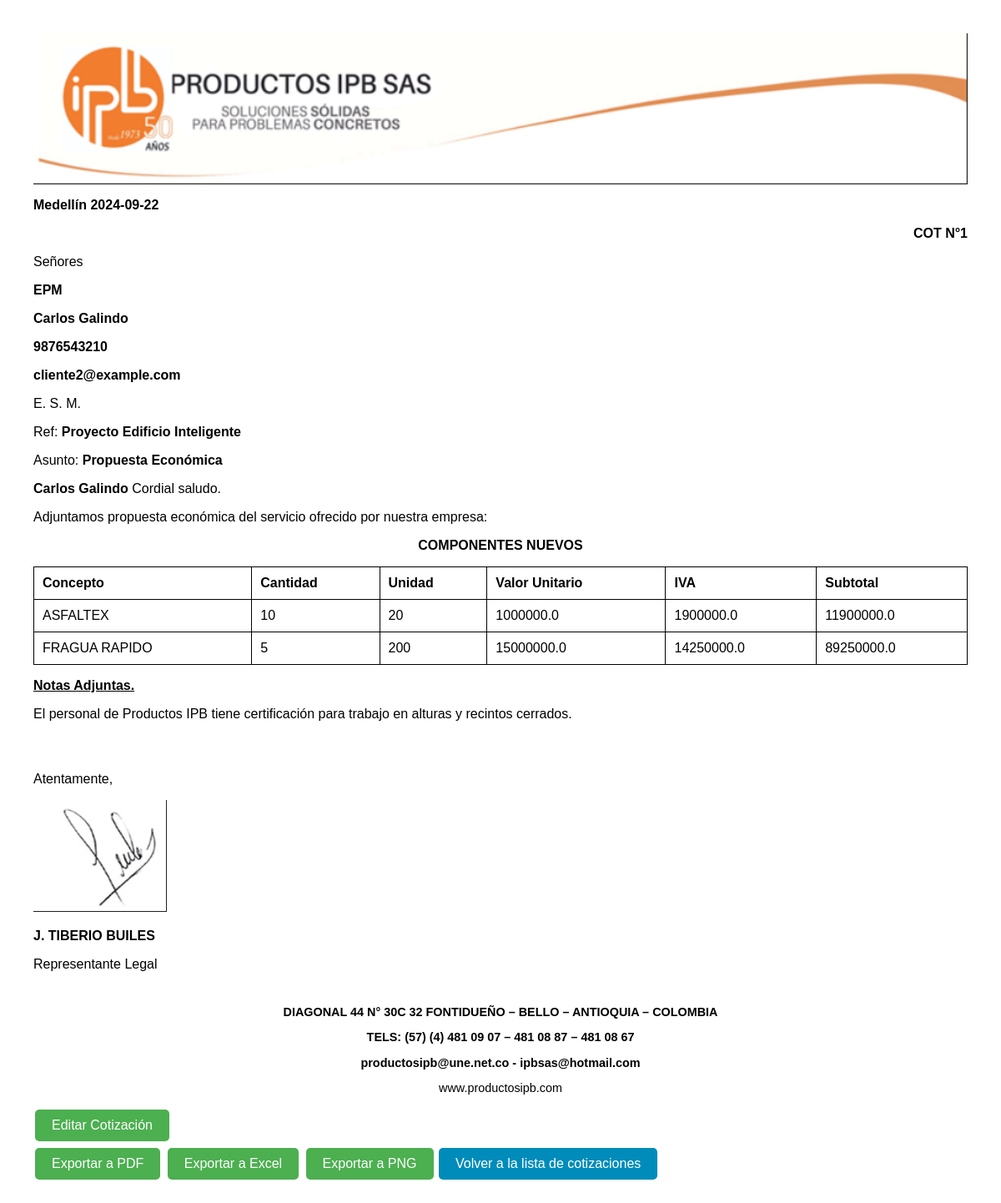
Screenshot of /cotizacion/2 with the database file from the repository.
### app.py (models this page shows, shortened)
class Cotizacion(db.Model):
    id = db.Column(db.Integer, primary_key=True)
    fecha = db.Column(db.Date, default=lambda: datetime.now(pytz.timezone('America/Bogota')).date())
    ciudad = db.Column(db.String(100), nullable=False)
    empresa = db.Column(db.String(100), nullable=False)
    proyecto = db.Column(db.String(100), nullable=False)
    plazo = db.Column(db.String(100), nullable=False)
    entrega = db.Column(db.String(100), nullable=False)
    anticipo = db.Column(db.Integer, nullable=False)
    p_acta = db.Column(db.Integer, nullable=False)
    f_acta = db.Column(db.Integer, nullable=False)
    consecutivo = db.Column(db.Integer, nullable=False)
    version_padre_id = db.Column(db.Integer, db.ForeignKey('cotizacion.id'), nullable=True)
    versiones = db.relationship('Cotizacion', backref=db.backref('version_padre', remote_side=[id]), lazy=True)
    productos_detalle = db.relationship('CotizacionProducto', backref='cotizacion', lazy=True)
    cliente_id = db.Column(db.Integer, db.ForeignKey('cliente.id'), nullable=False)
    cliente = db.relationship('Cliente', backref=db.backref('cotizaciones', lazy=True))
    servicio = db.Column(db.String(1000), nullable=False, default="v")

class Cliente(db.Model):
    id = db.Column(db.Integer, primary_key=True)
    nombre = db.Column(db.String(100), nullable=False)
    celular = db.Column(db.Integer, nullable=False)
    email = db.Column(db.String(100), nullable=False)
    """
    cotizacion_id = db.Column(db.Integer, db.ForeignKey('cotizacion.id'))
    cotizaciones = db.relationship('Cotizacion', back_populates='clienten', order_by='Cotizacion.id')
    """

class CotizacionProducto(db.Model):
    id = db.Column(db.Integer, primary_key=True)
    cotizacion_id = db.Column(db.Integer, db.ForeignKey('cotizacion.id'), nullable=False)
    producto_id = db.Column(db.Integer, db.ForeignKey('producto.id'), nullable=False)
    cantidad = db.Column(db.Integer, nullable=False)
    tamano = db.Column(db.Integer, nullable=False)
    producto = db.relationship('Producto', backref=db.backref('cotizacion_producto', lazy=True))

class Producto(db.Model):
    id = db.Column(db.Integer, primary_key=True)
    nombre = db.Column(db.String(100), nullable=False)
    precio = db.Column(db.Float, nullable=False)

### app.py (the view)
@app.route('/cotizacion/<int:id>')
def ver_cotizacion(id):
    cotizacion = Cotizacion.query.get_or_404(id)
    return render_template('ver_cotizacion.html', cotizacion=cotizacion)

### templates/ver_cotizacion.html (shortened to what this page needs)
<!DOCTYPE html>
<html lang="en">
<head>
</head>
<body>
<div class="header">
    <img src="static/encabezado.png" alt="Encabezado" />
</div>
<div class="content">
    <p><strong>{{ cotizacion.ciudad }} {{ cotizacion.fecha }}</strong></p>
    <p style="text-align: right;"><strong>COT N&deg;{{ cotizacion.consecutivo }}</strong></p>
    <p>Se&ntilde;ores</p>
    <p><strong>{{ cotizacion.empresa }}</strong></p>
    <p><strong>{{ cotizacion.cliente.nombre }}</strong></p>
    <p><strong>{{ cotizacion.cliente.celular }}</strong></p>
    <p><strong>{{ cotizacion.cliente.email }}</strong></p>
    <p>E. S. M.</p>
    <p>Ref: <strong>{{ cotizacion.proyecto }}</strong></p>
    <p>Asunto: <strong>Propuesta Econ&oacute;mica</strong></p>
    <p><strong>{{ cotizacion.cliente.nombre }}</strong> Cordial saludo.</p>
    <p>Adjuntamos propuesta econ&oacute;mica del servicio ofrecido por nuestra empresa:</p>
    <p style="text-align: center;"><strong>COMPONENTES NUEVOS</strong></p>
    <table>
        {% if cotizacion.servicio != "v" %}
            <tbody>
                <tr>
                    <td colspan="6">{{ cotizacion.servicio }}</td>
                </tr>
            </tbody>
        {% else %}
            <thead>
                <tr>
                    <th>Concepto</th>
                    <th>Cantidad</th>
                    <th>Unidad</th>
                    <th>Valor Unitario</th>
                    <th>IVA</th>
                    <th>Subtotal</th>
                </tr>
            </thead>
            <tbody>
                {% for detalle in cotizacion.productos_detalle %}
                    <tr>
                        <td>{{ detalle.producto.nombre }}</td>
                        <td>{{ detalle.cantidad }}</td>
                        <td>{{ detalle.tamano }}</td>
                        <td>{{ (detalle.producto.precio * detalle.tamano) | round(2) }}</td>
                        <td>{{ (detalle.producto.precio * detalle.cantidad * detalle.tamano * 0.19) | round(2) }}</td>
                        <td>{{ (detalle.producto.precio * detalle.cantidad * detalle.tamano * 1.19) | round(2) }}</td>
                    </tr>
                {% endfor %}
            </tbody>
        {% endif %}
    </table>
    <p style="text-align: left;"><span style="text-decoration: underline;"><strong>Notas Adjuntas.</strong></span></p>
    <p>El personal de Productos IPB tiene certificaci&oacute;n para trabajo en alturas y recintos cerrados.</p>
</div>
<div class="signature">
    <p>Atentamente,</p>
    <p><span style="text-decoration: underline;"><img src="static/firma.png" alt="Firma" /></span></p>
    <p><strong>J. TIBERIO BUILES</strong></p>
    <p>Representante Legal</p>
</div>
<div class="footer">
    <p><strong>DIAGONAL 44 N&deg; 30C 32 FONTIDUE&Ntilde;O &ndash; BELLO &ndash; ANTIOQUIA &ndash; COLOMBIA</strong></p>
    <p><strong>TELS: (57) (4) 481 09 07 &ndash; 481 08 87 &ndash; 481 08 67</strong></p>
    <p><strong>productosipb@une.net.co - ipbsas@hotmail.com</strong></p>
    <p>www.productosipb.com</p>
</div>
<form action="{{ url_for('modificar_cotizacion', id=cotizacion.id) }}" method="POST">
    <button type="submit">Editar Cotización</button>
</form>
<button onclick="exportToPDF()">Exportar a PDF</button>
<button onclick="exportToExcel()">Exportar a Excel</button>
<button onclick="exportToPNG()">Exportar a PNG</button>
<a href="/lista_cotizaciones">Volver a la lista de cotizaciones</a>
</body>
</html>

### templates/ver_cotizacion.html (style rules this page uses)
body { font-family: Arial, sans-serif; margin: 40px; }
.header { width: 100%; margin: 0; padding: 0; }
.header img { width: 100%; height: auto; display: block; }
.content { margin-bottom: 40px; }
.signature { text-align: left; margin-top: 60px; }
.footer { text-align: center; margin-top: 40px; font-size: 0.9em; }
table { width: 100%; border-collapse: collapse; }
table, th, td { border: 1px solid black; }
th, td { padding: 10px; text-align: left; }
button { background-color: #4CAF50; border: none; color: white; padding: 10px 20px; text-align: center; text-decoration: none; display: inline-block; font-size: 16px; margin: 4px 2px; cursor: pointer; border-radius: 5px; transition: background-color 0.3s ease; }
a { color: #fff; background-color: #008CBA; padding: 10px 20px; text-decoration: none; border-radius: 5px; display: inline-block; transition: background-color 0.3s ease; }

### rows the page displays
Cotizacion: ciudad "Medellín", fecha "2024-09-22", consecutivo "1", empresa "EPM", proyecto "Proyecto Edificio Inteligente"
Cliente: cliente.nombre "Carlos Galindo", cliente.celular "9876543210", cliente.email "cliente2@example.com"
CotizacionProducto: producto.nombre "ASFALTEX", cantidad "10", tamano "20"
Producto: (detalle.producto.precio*detalle.tamano)|round(2) "1000000.0", precio.tamano "1900000.0", precio.tamano "11900000.0"
CotizacionProducto: producto.nombre "FRAGUA RAPIDO", cantidad "5", tamano "200"
Producto: (detalle.producto.precio*detalle.tamano)|round(2) "15000000.0", precio.tamano "14250000.0", precio.tamano "89250000.0"
